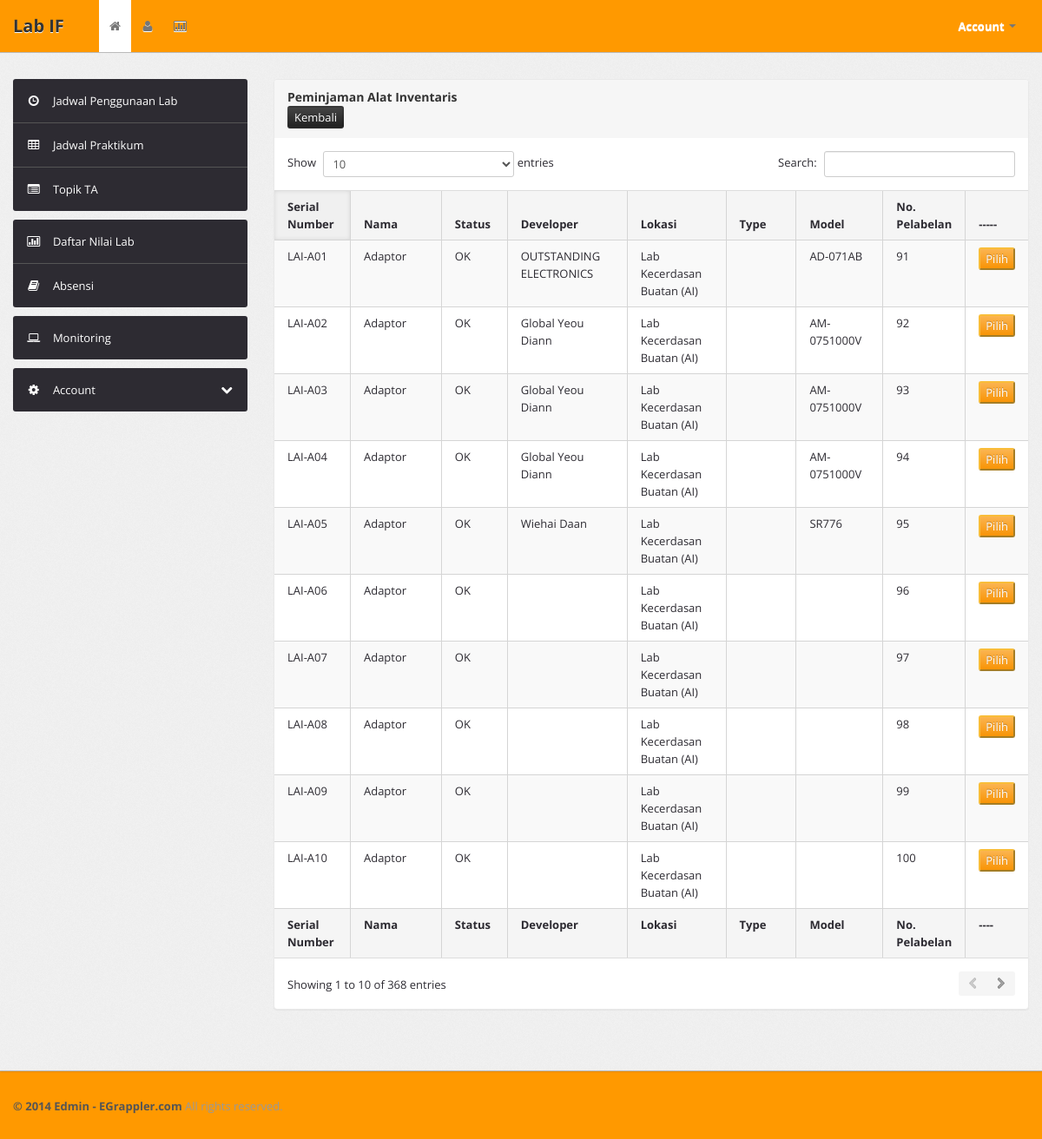
/admin/PeminjamanAlat9Praktikum.php, run on the app's committed database.
### tables this page shows
CREATE TABLE IF NOT EXISTS `barang` (
  `serial_num` varchar(20) NOT NULL,
  `nama` varchar(50) DEFAULT NULL,
  `status` enum('OK','RUSAK') DEFAULT NULL,
  `developer` varchar(50) DEFAULT NULL,
  `lokasi` varchar(50) DEFAULT NULL,
  `type` varchar(50) DEFAULT NULL,
  `model` varchar(50) DEFAULT NULL,
  `last_update` datetime DEFAULT NULL,
  `no_pelabelan` int(11) DEFAULT NULL,
  `ketersediaan` enum('TERSEDIA','TIDAK TERSEDIA') DEFAULT NULL,
  PRIMARY KEY (`serial_num`)
);

### admin/PeminjamanAlat9Praktikum.php (the view, shortened to what this page needs)
<!DOCTYPE html>
<html lang="en">
    <head>
        <link type="text/css" href="bootstrap/css/bootstrap.min.css" rel="stylesheet">
        <link type="text/css" href="bootstrap/css/bootstrap-responsive.min.css" rel="stylesheet">
        <link type="text/css" href="css/theme.css" rel="stylesheet">
        <link type="text/css" href="images/icons/css/font-awesome.css" rel="stylesheet">
    </head>
    <body>
        <div class="navbar navbar-fixed-top">
            <div class="navbar-inner">
                <?php
                if (empty($_SESSION['username'])) {
                    include './components/navbar1.php';
                } else {
                    include './components/navbar2.php';
                }
                ?>
            </div>
        </div>
        <div class="wrapper">
            <div class="container">
                <div class="row">
                    <div class="span3">
                        <?php
                        if (empty($_SESSION['kategori'])) {
                            include './components/sidebar1.php';
                        } else if ($_SESSION['kategori'] == "admin") {
                            include './components/sidebar4.php';
                        } else if ($_SESSION['kategori'] == "dosen") {
                            include './components/sidebar2.php';
                        } else if ($_SESSION['kategori'] == "mahasiswa") {
                            include './components/sidebar3.php';
                        }
                        ?>
                    </div>
                    <div class="span9">
                        <div class="content">
                            <div class="module">
                                <div class="module-head">
                                    <h3>Peminjaman Alat Inventaris</h3>
                                    <?php
                                    echo"
                                    <a href=ApprovePraktikum.php?kode_pinjam=$_GET[kode_pinjam]><button class=btn-inverse>Kembali</button></a><br>
                                	";
                                    ?>
                                </div>
                                <div class="module-body table">
                                    <table cellpadding="0" cellspacing="0" border="0" class="datatable-1 table table-bordered table-striped	 display" width="100%">
                                        <thead>
                                            <tr>
                                                <th>Serial Number</th>
                                                <th>Nama</th>
                                                <th>Status</th>
                                                <th>Developer</th>
                                                <th>Lokasi</th>
                                                <th>Type</th>
                                                <th>Model</th>
                                                <th>No. Pelabelan</th>
                                                <th>-----</th>
                                            </tr>
                                        </thead>
                                        <tbody>
                                            <?php
                                            $tampil = mysql_query("select * from barang where ketersediaan ='TERSEDIA' order by serial_num");
                                            while ($r = mysql_fetch_array($tampil)) {
                                                echo"
                                                    <form>
                                                    <tr>
                                                        <td align=center>$r[serial_num]</td>
                                                        <td align=center>$r[nama]</td>
                                                        <td align=center>$r[status]</td>
                                                        <td align=center>$r[developer]</td>
                                                        <td align=center>$r[lokasi]</td>
                                                        <td align=center>$r[type]</td>
                                                        <td align=center>$r[model]</td>
                                                        <td align=center>$r[no_pelabelan]</td>
                                                        <td align=center><a href=query/PraktikumAlat9.php?serial_num=$r[serial_num]&kode_pinjam=$_GET[kode_pinjam]&tipe_pinjam=$_GET[tipe_pinjam]&id_peminjam=$_GET[id_peminjam]><button class=btn-warning>Pilih</button></a></td>
                                                        </tr>
                                                    </form>";
                                            }
                                            ?>
                                        </tbody>
                                        <tfoot>
                                            <tr>
                                                <th>Serial Number</th>
                                                <th>Nama</th>
                                                <th>Status</th>
                                                <th>Developer</th>
                                                <th>Lokasi</th>
                                                <th>Type</th>
                                                <th>Model</th>
                                                <th>No. Pelabelan</th>
                                                <th>----</th>
                                            </tr>
                                        </tfoot>
                                    </table>
                                </div>
                            </div>
                            <br />
                        </div>
                    </div>
                </div>
            </div>
        </div>
        <div class="footer">
            <div class="container">
                <b class="copyright">&copy; 2014 Edmin - EGrappler.com </b>All rights reserved.
            </div>
        </div>
    </body>
</html>

### data on the page
barang: serial_num "LAI-A01", nama "Adaptor", status "OK", developer "OUTSTANDING ELECTRONICS", lokasi "Lab Kecerdasan Buatan (AI)", model "AD-071AB", no_pelabelan "91"
barang: serial_num "LAI-A02", nama "Adaptor", status "OK", developer "Global Yeou Diann", lokasi "Lab Kecerdasan Buatan (AI)", model "AM-0751000V", no_pelabelan "92"
barang: serial_num "LAI-A03", nama "Adaptor", status "OK", developer "Global Yeou Diann", lokasi "Lab Kecerdasan Buatan (AI)", model "AM-0751000V", no_pelabelan "93"
barang: serial_num "LAI-A04", nama "Adaptor", status "OK", developer "Global Yeou Diann", lokasi "Lab Kecerdasan Buatan (AI)", model "AM-0751000V", no_pelabelan "94"
barang: serial_num "LAI-A05", nama "Adaptor", status "OK", developer "Wiehai Daan", lokasi "Lab Kecerdasan Buatan (AI)", model "SR776", no_pelabelan "95"
barang: serial_num "LAI-A06", nama "Adaptor", status "OK", lokasi "Lab Kecerdasan Buatan (AI)", no_pelabelan "96"
barang: serial_num "LAI-A07", nama "Adaptor", status "OK", lokasi "Lab Kecerdasan Buatan (AI)", no_pelabelan "97"
barang: serial_num "LAI-A08", nama "Adaptor", status "OK", lokasi "Lab Kecerdasan Buatan (AI)", no_pelabelan "98"
barang: serial_num "LAI-A09", nama "Adaptor", status "OK", lokasi "Lab Kecerdasan Buatan (AI)", no_pelabelan "99"
barang: serial_num "LAI-A10", nama "Adaptor", status "OK", lokasi "Lab Kecerdasan Buatan (AI)", no_pelabelan "100"
